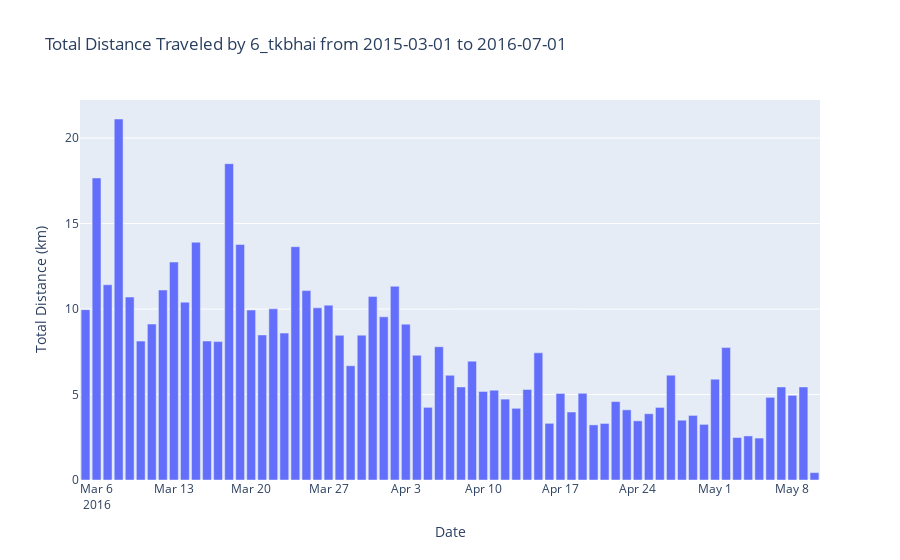

The notebook cell this image was saved under:
### Code cell
import pandas as pd
import plotly.express as px

# Load the dataset
file_path = './insights/bird_speed_analysis.xlsx'
bird_data = pd.read_excel(file_path, engine='openpyxl')

# Convert timestamp to datetime format
bird_data['timestamp'] = pd.to_datetime(bird_data['start_time'])

# Function to filter data by date range and calculate total distance for a specific bird
def calculate_total_distance_by_interval(data, bird_id, start_date, end_date):
    # Filter data by bird identifier and date range
    filtered_data = data.loc[
        (data['individual-local-identifier'] == bird_id) &
        (data['timestamp'] >= start_date) &
        (data['timestamp'] <= end_date)
    ].copy()
    
    # Extract year, month, and day from the timestamp
    filtered_data['year'] = filtered_data['timestamp'].dt.year
    filtered_data['month'] = filtered_data['timestamp'].dt.month
    filtered_data['day'] = filtered_data['timestamp'].dt.day
    
    # Group by year, month, and day
    total_distance_per_interval = filtered_data.groupby(['year', 'month', 'day'])['distance_km'].sum().reset_index()
    
    return total_distance_per_interval

# Input values
bird_id = '6_tkbhai'  # Replace with the desired bird identifier
start_date = '2015-03-01'  # Replace with the desired start date
end_date = '2016-07-01'  # Replace with the desired end date

# Get the filtered and calculated data
filtered_data = calculate_total_distance_by_interval(bird_data, bird_id, start_date, end_date)

# Create a date column using pd.to_datetime
filtered_data['date'] = pd.to_datetime(filtered_data[['year', 'month', 'day']])

# Plotting the data using Plotly
fig = px.bar(
    filtered_data,
    x='date',
    y='distance_km',
    labels={'distance_km': 'Total Distance (km)', 'date': 'Date'},
    title=f'Total Distance Traveled by {bird_id} from {start_date} to {end_date}'
)

# Customize the layout
fig.update_layout(
    xaxis_title='Date',
    yaxis_title='Total Distance (km)',
    showlegend=False,
)

# Show the plot
fig.show()

# Function to calculate total distance traveled by each bird within a date range
def calculate_total_distance_per_bird(data, start_date, end_date):
    # Filter data by date range
    filtered_data = data.loc[
        (data['timestamp'] >= start_date) &
        (data['timestamp'] <= end_date)
    ].copy()
    
    # Extract year and month from timestamp
    filtered_data['year'] = filtered_data['timestamp'].dt.year
    filtered_data['month'] = filtered_data['timestamp'].dt.month
    
    # Group by bird identifier, year, and month, then sum distances
    total_distance_per_bird = filtered_data.groupby(
        ['individual-local-identifier', 'year', 'month']
    )['distance_km'].sum().reset_index()
    
    return total_distance_per_bird

# Get the calculated data for the specific bird
distance_data = calculate_total_distance_per_bird(bird_data, start_date, end_date)
selected_bird_data = distance_data[distance_data['individual-local-identifier'] == bird_id]

# Print the total distance traveled by the selected bird for every month and year
print(f"Total distance traveled by bird '{bird_id}' from {start_date} to {end_date}:")
for _, row in selected_bird_data.iterrows():
    year = row['year']
    month = row['month']
    distance = row['distance_km']
    print(f"In {year}-{month:02d}: {distance:.2f} km")

# Function to calculate total distance traveled by each bird over a time range
def calculate_total_distance_by_bird(data, start_date, end_date):
    # Filter data by the specified date range
    filtered_data = data.loc[
        (data['timestamp'] >= start_date) &
        (data['timestamp'] <= end_date)
    ].copy()

    # Group by bird identifier and sum the distances
    total_distance_by_bird = filtered_data.groupby('individual-local-identifier')['distance_km'].sum().reset_index()
    
    return total_distance_by_bird

# Get the total distance traveled by each bird within the specified date range
total_distance_by_bird = calculate_total_distance_by_bird(bird_data, start_date, end_date)

# Print the total distance traveled by the selected bird only
selected_bird_total_distance = total_distance_by_bird[total_distance_by_bird['individual-local-identifier'] == bird_id]

if not selected_bird_total_distance.empty:
    total_distance = selected_bird_total_distance['distance_km'].values[0]
    print(f"Total distance traveled by bird '{bird_id}' from {start_date} to {end_date} is {total_distance:.2f} km.")
else:
    print(f"No data available for bird '{bird_id}' from {start_date} to {end_date}.")

### Figure 1 — Plotly figure (JSON) as saved in the notebook; plotly's stock layout.template omitted (floating-point values rounded to 4 significant figures)
{"data": [{"alignmentgroup": "True", "hovertemplate": "Date=%{x}<br>Total Distance (km)=%{y}<extra></extra>", "legendgroup": "", "marker": {"color": "#636efa", "pattern": {"shape": ""}}, "name": "", "offsetgroup": "", "orientation": "v", "showlegend": false, "textposition": "auto", "type": "bar", "x": ["2016-03-05T00:00:00", "2016-03-06T00:00:00", "2016-03-07T00:00:00", "2016-03-08T00:00:00", "2016-03-09T00:00:00", "2016-03-10T00:00:00", "2016-03-11T00:00:00", "2016-03-12T00:00:00", "2016-03-13T00:00:00", "2016-03-14T00:00:00", "2016-03-15T00:00:00", "2016-03-16T00:00:00", "2016-03-17T00:00:00", "2016-03-18T00:00:00", "2016-03-19T00:00:00", "2016-03-20T00:00:00", "2016-03-21T00:00:00", "2016-03-22T00:00:00", "2016-03-23T00:00:00", "2016-03-24T00:00:00", "2016-03-25T00:00:00", "2016-03-26T00:00:00", "2016-03-27T00:00:00", "2016-03-28T00:00:00", "2016-03-29T00:00:00", "2016-03-30T00:00:00", "2016-03-31T00:00:00", "2016-04-01T00:00:00", "2016-04-02T00:00:00", "2016-04-03T00:00:00", "2016-04-04T00:00:00", "2016-04-05T00:00:00", "2016-04-06T00:00:00", "2016-04-07T00:00:00", "2016-04-08T00:00:00", "2016-04-09T00:00:00", "2016-04-10T00:00:00", "2016-04-11T00:00:00", "2016-04-12T00:00:00", "2016-04-13T00:00:00", "2016-04-14T00:00:00", "2016-04-15T00:00:00", "2016-04-16T00:00:00", "2016-04-17T00:00:00", "2016-04-18T00:00:00", "2016-04-19T00:00:00", "2016-04-20T00:00:00", "2016-04-21T00:00:00", "2016-04-22T00:00:00", "2016-04-23T00:00:00", "2016-04-24T00:00:00", "2016-04-25T00:00:00", "2016-04-26T00:00:00", "2016-04-27T00:00:00", "2016-04-28T00:00:00", "2016-04-29T00:00:00", "2016-04-30T00:00:00", "2016-05-01T00:00:00", "2016-05-02T00:00:00", "2016-05-03T00:00:00", "2016-05-04T00:00:00", "2016-05-05T00:00:00", "2016-05-06T00:00:00", "2016-05-07T00:00:00", "2016-05-08T00:00:00", "2016-05-09T00:00:00", "2016-05-10T00:00:00"], "xaxis": "x", "y": [9.964, 17.67, 11.42, 21.12, 10.7, 8.124, 9.121, 11.11, 12.75, 10.4, 13.91, 8.129, 8.095, 18.5, 13.78, 9.943, 8.487, 10.01, 8.593, 13.65, 11.08, 10.07, 10.23, 8.464, 6.683, 8.472, 10.74, 9.545, 11.33, 9.118, 7.296, 4.249, 7.796, 6.124, 5.444, 6.953, 5.183, 5.257, 4.731, 4.194, 5.296, 7.439, 3.316, 5.064, 3.977, 5.069, 3.224, 3.309, 4.587, 4.105, 3.461, 3.876, 4.246, 6.131, 3.498, 3.779, 3.254, 5.9, 7.746, 2.484, 2.579, 2.453, 4.834, 5.444, 4.953, 5.442, 0.432], "yaxis": "y"}], "layout": {"barmode": "relative", "legend": {"tracegroupgap": 0}, "showlegend": false, "title": {"text": "Total Distance Traveled by 6_tkbhai from 2015-03-01 to 2016-07-01"}, "xaxis": {"anchor": "y", "domain": [0, 1], "title": {"text": "Date"}}, "yaxis": {"anchor": "x", "domain": [0, 1], "title": {"text": "Total Distance (km)"}}}}
